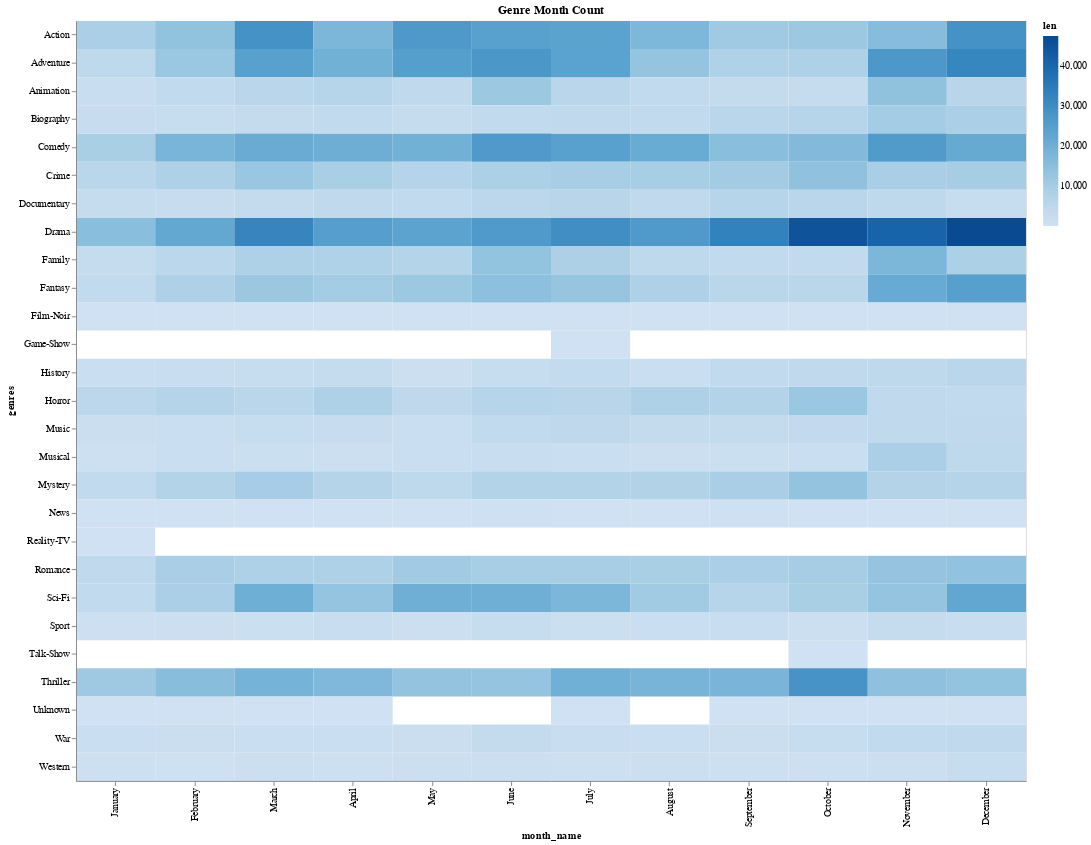

This figure's notebook cell:
### Code cell
genres_month_count = df_joined.filter(
    pl.col('releaseDate').is_not_null(),
    pl.col('genres').is_not_null(),
).with_columns(
    pl.col('releaseDate').dt.month().alias('month_num'),
    pl.col('releaseDate').dt.strftime('%B').alias('month_name'),
).select(
    pl.col('genres'),
    pl.col('month_num'),
    pl.col('month_name'),
).group_by(
    pl.col('genres'),
    pl.col('month_name'),
    pl.col('month_num'),
).len()

alt.Chart(genres_month_count).mark_rect().encode(
    x=alt.X('month_name:N', sort=alt.EncodingSortField(field='month_num', op='min')),
    y=alt.Y('genres:N', sort=alt.EncodingSortField(field='genres', op='values')),
    color=alt.Color('len:Q', scale=alt.Scale(scheme='blues')),
    tooltip=['genres', 'month_name', 'len']
).properties(
    width=1000,
    height=800,
    title='Genre Month Count',
)

### Figure 1 — Vega-Lite specification as saved in the notebook (floating-point values rounded to 4 significant figures; data arrays with more than 128 entries replaced by an {"elided": "..."} marker saying what was removed)
{"config": {"view": {"continuousWidth": 300, "continuousHeight": 300}}, "data": {"name": "data-d7c202ff6d1814ab1dc946726e632fa3"}, "mark": {"type": "rect"}, "encoding": {"color": {"field": "len", "scale": {"scheme": "blues"}, "type": "quantitative"}, "tooltip": [{"field": "genres", "type": "nominal"}, {"field": "month_name", "type": "nominal"}, {"field": "len", "type": "quantitative"}], "x": {"field": "month_name", "sort": {"field": "month_num", "op": "min"}, "type": "nominal"}, "y": {"field": "genres", "sort": {"field": "genres", "op": "values"}, "type": "nominal"}}, "height": 800, "title": "Genre Month Count", "width": 1000, "$schema": "https://vega.github.io/schema/vega-lite/v5.20.1.json", "datasets": {"data-d7c202ff6d1814ab1dc946726e632fa3": {"elided": "288 records"}}}
